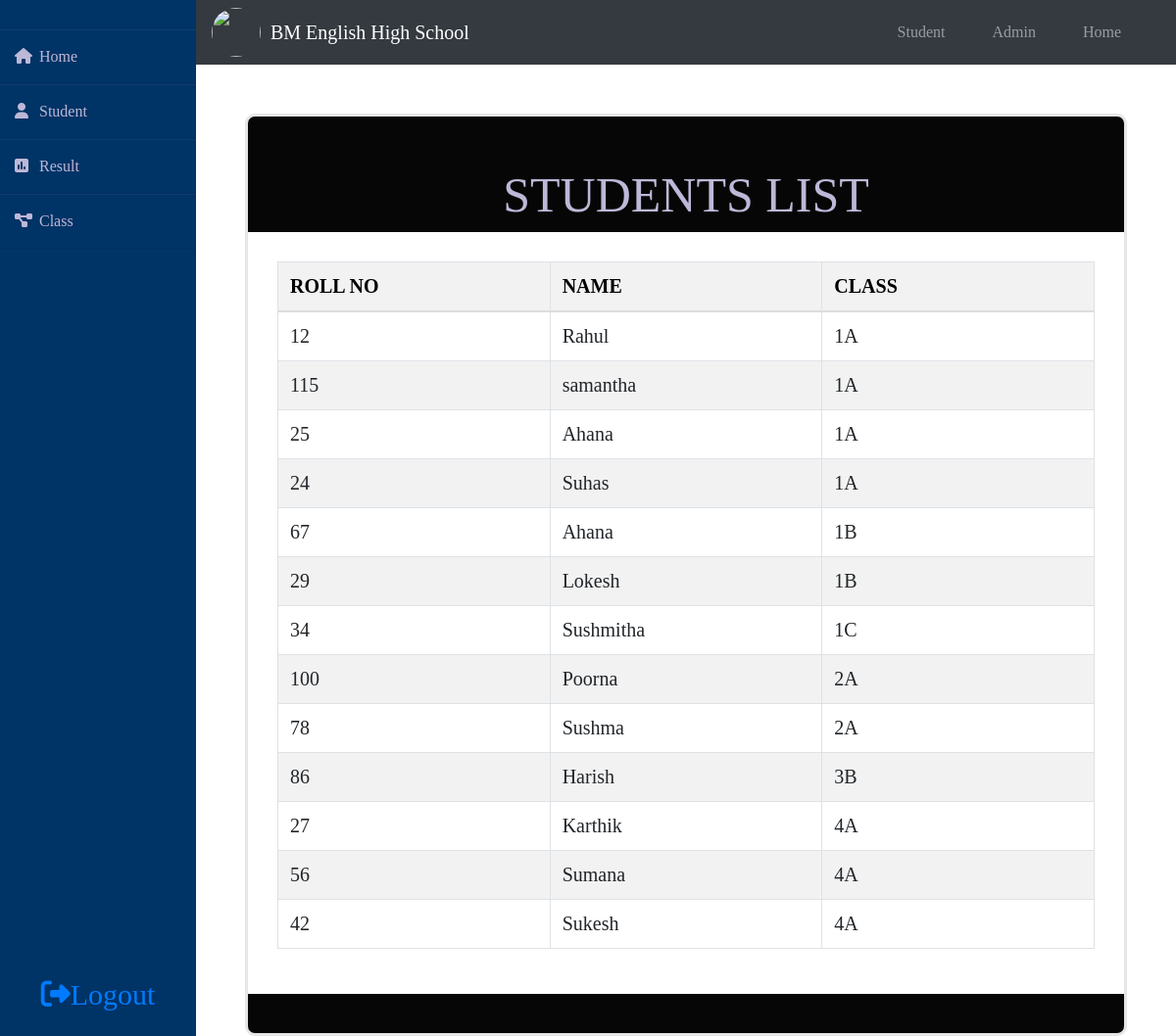
The page /student_view.php on the database its author committed.
### tables this page shows
CREATE TABLE `students` (
  `name` varchar(50) NOT NULL,
  `roll_no` int(11) NOT NULL,
  `class_id` int(11) NOT NULL
);

CREATE TABLE `classes` (
  `id` int(11) NOT NULL,
  `name` varchar(25) NOT NULL
);

### student_view.php (the view, shortened to what this page needs)
<!DOCTYPE html>
<html lang="en">
<head>
    <link rel="stylesheet" href="Styles.css">
    <link rel="stylesheet" href="https://stackpath.bootstrapcdn.com/bootstrap/4.3.1/css/bootstrap.min.css">
</head>
<body >
    <div class="wrapper">
        <?php
        include 'sidebar.php'
        ?>
        <div class="main_content">
            <?php include_once 'header.php'; ?>
            <div class="info">
                <div class="add-class res mtable">
                    <h1>Students List</h1>
                    <div class="view-table" style="background-color: white;">
                        <?php
                        include('connection.php');
                        $sql1 = "SELECT `roll_no`, `name`, `class_id` FROM `students` order by class_id";
                        $result = mysqli_query($conn, $sql1);
                        if (mysqli_num_rows($result) > 0) {
                            echo "<table class='table table-hover table-striped table-condensed table-bordered' >
                <tr>
                <th style='color:black;'>ROLL NO</th>
                <th style='color:black;'>NAME</th>
                <th style='color:black;'>CLASS</th>
                </tr>";
                            while ($row = mysqli_fetch_array($result)) {
                                echo "<tr>";
                                echo "<td>" . $row['roll_no'] . "</td>";
                                echo "<td>" . $row['name'] . "</td>";
                                $sql2 = "Select name from classes where id =".$row['class_id'];
                                $query = mysqli_query($conn,$sql2);
                                $class = mysqli_fetch_array($query);
                                echo "<td>" . $class['name'] . "</td>";
                                echo "</tr>";
                            }
                            echo "</table>";
                        } else {
                            echo "0 Students";
                        }
                        ?>
                    </div>
                </div>
            </div>
        </div>
    </div>
</body>
</html>

### sidebar.php (shortened to what this page needs)
<div class="sidebar">
    <ul>
        <li><a href="admin_home.php"><i class="fas fa-home"></i>Home</a></li>
        <li class="dropdown"><a href=""><i class="fas fa-user"></i>Student</a>
        </li>
        <li class="dropdown"><a href=""><i class="fas fa-poll"></i></i>Result</a>
        </li>
        <li class="dropdown"><a href=""><i class="fas fa-project-diagram"></i>Class</a>
        </li>
    </ul>
    <div class="logout">
        <a href="admin_login.php" style="color: dark blue"><i class="fas fa-sign-out-alt"></i>Logout</span></a>
    </div>
</div>

### header.php (shortened to what this page needs)
<div class="main">
    <nav class="navbar navbar-expand-md navbar-dark bg-dark">
        <img src="Images/logo.jpg"  style = "border : 'white' ; border-radius:50%; " width=50 height=50;/><a class="navbar-brand" href="#">&nbsp;&nbsp;BM English High School</a>
    <div class="collapse navbar-collapse" id="navbarmenu">
        <ul class="navbar-nav ml-auto">
            <li class="nav-item">
                <a class="nav-link" href="student.php">Student&emsp;&emsp;</a>
             </li>
            <li class="nav-item">
               <a href="admin_login.php" class="nav-link">Admin&emsp;&emsp;</a>
           </li>
           <li class="nav-item">
            <a href="home.php" class="nav-link">Home&emsp;&emsp;</a>
          </li>
        </ul>
    </div>
    </nav>
</div>

### Styles.css (style rules this page uses)
* { margin: 0; padding: 0; box-sizing: border-box; list-style: none; text-decoration: none; font-family:'Times New Roman', Times, serif; }
.wrapper { display: flex; position: relative; }
.wrapper .sidebar { width: 200px; height: 100%; background: rgb(0, 51, 102); padding: 30px 0px; position: fixed; }
.wrapper .sidebar ul li { padding: 15px; border-bottom: 1px solid #040405; border-bottom: 1px solid rgba(0, 0, 0, 0.05); border-top: 1px solid rgba(255, 255, 255, 0.05); }
.wrapper .sidebar ul .dropdown { position: relative; }
.wrapper .sidebar ul li a { color: #bdb8d7; display: block; }
.wrapper .sidebar ul li a .fas { width: 25px; }
.wrapper .sidebar .logout { color: #fff; position: absolute; bottom: 0; margin-bottom: 20px; text-align: center; width: 100%; font-size: 30px; }
.wrapper .main_content { width: 100%; margin-left: 200px; }
.wrapper .main_content .info { margin: 0px; color: #bdb8d7; line-height: 25px; }
.wrapper .main_content .info .add-class { background-color: #070606; width: 500px; height: inherit; padding-bottom: 40px; border: 3px solid #e6e6e6; border-radius: 10px; text-align: center; display: block; margin: auto; margin-top: 10%; }
.wrapper .main_content .info .res { margin-top: 5% !important; }
.wrapper .main_content .info .mtable { width: 900px !important; }
.wrapper .main_content .info .add-class h1 { font-size: 50px; margin-top: 50px; text-transform: uppercase; }
.wrapper .main_content .info .add-class .view-table { display: grid; justify-content: center; padding: 30px; }
.wrapper .main_content .info .add-class .view-table table, th, td { border-collapse: collapse; text-align: left; table-layout: fixed; padding: 8px 30px; width: 100%; font-size: 20px; }
.wrapper .main_content .info .add-class .view-table th { color:#fff; }
.wrapper .main_content .info .add-class .view-table th,td { border-bottom: 2px solid #ddd; }

### rows shown on the page
students: roll_no "12", name "Rahul", class.name "1A"
students: roll_no "115", name "samantha", class.name "1A"
students: roll_no "25", name "Ahana", class.name "1A"
students: roll_no "24", name "Suhas", class.name "1A"
students: roll_no "67", name "Ahana", class.name "1B"
students: roll_no "29", name "Lokesh", class.name "1B"
students: roll_no "34", name "Sushmitha", class.name "1C"
students: roll_no "100", name "Poorna", class.name "2A"
students: roll_no "78", name "Sushma", class.name "2A"
students: roll_no "86", name "Harish", class.name "3B"
students: roll_no "27", name "Karthik", class.name "4A"
students: roll_no "56", name "Sumana", class.name "4A"
students: roll_no "42", name "Sukesh", class.name "4A"
